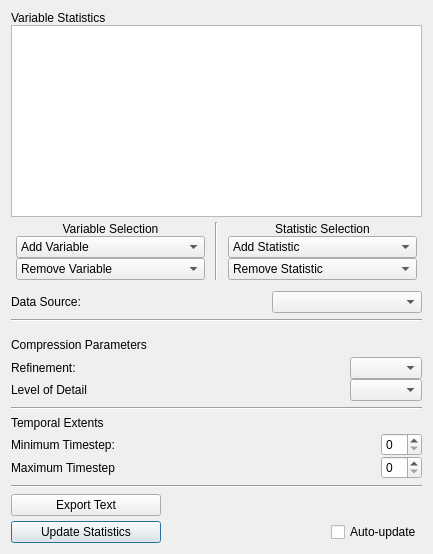
     <widget class="QWidget" name="widget_3" native="true">
      <layout class="QVBoxLayout" name="verticalLayout">
       <item>
        <layout class="QVBoxLayout" name="VariablesLayout">
         <property name="spacing">
          <number>0</number>
         </property>
         <item>
          <layout class="QHBoxLayout" name="horizontalLayout_2">
           <property name="spacing">
            <number>-1</number>
           </property>
           <item>
            <widget class="QLabel" name="label">
             <property name="sizePolicy">
              <sizepolicy hsizetype="Minimum" vsizetype="Minimum">
               <horstretch>0</horstretch>
               <verstretch>0</verstretch>
              </sizepolicy>
             </property>
             <property name="text">
              <string>Variable Statistics</string>
             </property>
            </widget>
           </item>
          </layout>
         </item>
         <item>
          <widget class="QTableWidget" name="VariablesTable">
           <property name="sizePolicy">
            <sizepolicy hsizetype="Minimum" vsizetype="Minimum">
             <horstretch>1</horstretch>
             <verstretch>1</verstretch>
            </sizepolicy>
           </property>
           <property name="minimumSize">
            <size>
             <width>411</width>
             <height>120</height>
            </size>
           </property>
           <attribute name="horizontalHeaderDefaultSectionSize">
            <number>129</number>
           </attribute>
           <attribute name="horizontalHeaderMinimumSectionSize">
            <number>21</number>
           </attribute>
           <attribute name="horizontalHeaderShowSortIndicator" stdset="0">
            <bool>false</bool>
           </attribute>
           <attribute name="horizontalHeaderStretchLastSection">
            <bool>false</bool>
           </attribute>
          </widget>
         </item>
         <item>
          <layout class="QHBoxLayout" name="horizontalLayout_9">
           <property name="leftMargin">
            <number>5</number>
           </property>
           <property name="topMargin">
            <number>5</number>
           </property>
           <property name="rightMargin">
            <number>5</number>
           </property>
           <property name="bottomMargin">
            <number>5</number>
           </property>
           <item>
            <layout class="QVBoxLayout" name="verticalLayout_8">
             <property name="rightMargin">
              <number>10</number>
             </property>
             <item>
              <widget class="QLabel" name="label_4">
               <property name="text">
                <string>Variable Selection</string>
               </property>
               <property name="alignment">
                <set>Qt::AlignCenter</set>
               </property>
              </widget>
             </item>
             <item>
              <widget class="QComboBox" name="NewVarCombo">
               <item>
                <property name="text">
                 <string>Add Variable</string>
                </property>
               </item>
              </widget>
             </item>
             <item>
              <widget class="QComboBox" name="RemoveVarCombo">
               <item>
                <property name="text">
                 <string>Remove Variable</string>
                </property>
               </item>
              </widget>
             </item>
            </layout>
           </item>
           <item>
            <widget class="Line" name="line_5">
             <property name="orientation">
              <enum>Qt::Vertical</enum>
             </property>
            </widget>
           </item>
           <item>
            <layout class="QVBoxLayout" name="verticalLayout_9">
             <property name="leftMargin">
              <number>10</number>
             </property>
             <item>
              <widget class="QLabel" name="label_3">
               <property name="text">
                <string>Statistic Selection</string>
               </property>
               <property name="alignment">
                <set>Qt::AlignCenter</set>
               </property>
              </widget>
             </item>
             <item>
              <widget class="QComboBox" name="addStatCombo">
               <item>
                <property name="text">
                 <string>Add Statistic</string>
                </property>
               </item>
               <item>
                <property name="text">
                 <string>Min</string>
                </property>
               </item>
               <item>
                <property name="text">
                 <string>Max</string>
                </property>
               </item>
               <item>
                <property name="text">
                 <string>Mean</string>
                </property>
               </item>
               <item>
                <property name="text">
                 <string>Median</string>
                </property>
               </item>
               <item>
                <property name="text">
                 <string>StdDev</string>
                </property>
               </item>
              </widget>
             </item>
             <item>
              <widget class="QComboBox" name="removeStatCombo">
               <item>
                <property name="text">
                 <string>Remove Statistic</string>
                </property>
               </item>
               <item>
                <property name="text">
                 <string>Min</string>
                </property>
               </item>
               <item>
                <property name="text">
                 <string>Max</string>
                </property>
               </item>
               <item>
                <property name="text">
                 <string>Mean</string>
                </property>
               </item>
               <item>
                <property name="text">
                 <string>Median</string>
                </property>
               </item>
               <item>
                <property name="text">
                 <string>StdDev</string>
                </property>
               </item>
              </widget>
             </item>
            </layout>
           </item>
          </layout>
         </item>
        </layout>
       </item>
       <item>
        <layout class="QHBoxLayout" name="horizontalLayout">
         <property name="spacing">
          <number>0</number>
         </property>
         <property name="bottomMargin">
          <number>0</number>
         </property>
         <item>
          <widget class="QLabel" name="label_5">
           <property name="text">
            <string>Data Source:</string>
           </property>
          </widget>
         </item>
         <item>
          <spacer name="horizontalSpacer_8">
           <property name="orientation">
            <enum>Qt::Horizontal</enum>
           </property>
           <property name="sizeHint" stdset="0">
            <size>
             <width>40</width>
             <height>20</height>
            </size>
           </property>
          </spacer>
         </item>
         <item>
          <widget class="QComboBox" name="dataMgrCombo">
           <property name="minimumSize">
            <size>
             <width>150</width>
             <height>0</height>
            </size>
           </property>
          </widget>
         </item>
        </layout>
       </item>
       <item>
        <widget class="Line" name="line_4">
         <property name="orientation">
          <enum>Qt::Horizontal</enum>
         </property>
        </widget>
       </item>
       <item>
        <layout class="QVBoxLayout" name="CompressionLayout">
         <property name="spacing">
          <number>0</number>
         </property>
         <property name="topMargin">
          <number>10</number>
         </property>
         <item>
          <layout class="QHBoxLayout" name="CompressionLabelLayout">
           <property name="spacing">
            <number>0</number>
           </property>
           <property name="bottomMargin">
            <number>5</number>
           </property>
           <item>
            <widget class="QLabel" name="CompressionLabel">
             <property name="text">
              <string>Compression Parameters</string>
             </property>
             <property name="alignment">
              <set>Qt::AlignLeading|Qt::AlignLeft|Qt::AlignVCenter</set>
             </property>
            </widget>
           </item>
          </layout>
         </item>
         <item>
          <layout class="QHBoxLayout" name="RefLayout">
           <property name="spacing">
            <number>0</number>
           </property>
           <item>
            <widget class="QLabel" name="RefLabel">
             <property name="text">
              <string>Refinement:</string>
             </property>
            </widget>
           </item>
           <item>
            <spacer name="horizontalSpacer">
             <property name="orientation">
              <enum>Qt::Horizontal</enum>
             </property>
             <property name="sizeHint" stdset="0">
              <size>
               <width>40</width>
               <height>20</height>
              </size>
             </property>
            </spacer>
           </item>
           <item>
            <widget class="QComboBox" name="RefCombo">
             <property name="frame">
              <bool>true</bool>
             </property>
            </widget>
           </item>
          </layout>
         </item>
         <item>
          <layout class="QHBoxLayout" name="CRatioLayout">
           <property name="spacing">
            <number>0</number>
           </property>
           <item>
            <widget class="QLabel" name="CRatioLabel">
             <property name="text">
              <string>Level of Detail</string>
             </property>
            </widget>
           </item>
           <item>
            <spacer name="horizontalSpacer_3">
             <property name="orientation">
              <enum>Qt::Horizontal</enum>
             </property>
             <property name="sizeHint" stdset="0">
              <size>
               <width>40</width>
               <height>20</height>
              </size>
             </property>
            </spacer>
           </item>
           <item>
            <widget class="QComboBox" name="CRatioCombo"/>
           </item>
          </layout>
         </item>
        </layout>
       </item>
       <item>
        <widget class="Line" name="line_2">
         <property name="orientation">
          <enum>Qt::Horizontal</enum>
         </property>
        </widget>
       </item>
       <item>
        <layout class="QVBoxLayout" name="TimeLayout" stretch="0,0,0">
         <property name="spacing">
          <number>0</number>
         </property>
         <item>
          <layout class="QHBoxLayout" name="TemporalExtentsLayout">
           <property name="spacing">
            <number>0</number>
           </property>
           <property name="bottomMargin">
            <number>3</number>
           </property>
           <item>
            <widget class="QLabel" name="TemporalExtentsLabel">
             <property name="text">
              <string>Temporal Extents</string>
             </property>
            </widget>
           </item>
          </layout>
         </item>
         <item>
          <layout class="QHBoxLayout" name="MinTimeLayout">
           <property name="spacing">
            <number>0</number>
           </property>
           <item>
            <widget class="QLabel" name="MinTimestepLabel">
             <property name="text">
              <string>Minimum Timestep:</string>
             </property>
            </widget>
           </item>
           <item>
            <spacer name="horizontalSpacer_4">
             <property name="orientation">
              <enum>Qt::Horizontal</enum>
             </property>
             <property name="sizeType">
              <enum>QSizePolicy::MinimumExpanding</enum>
             </property>
             <property name="sizeHint" stdset="0">
              <size>
               <width>40</width>
               <height>20</height>
              </size>
             </property>
            </spacer>
           </item>
           <item>
            <widget class="QSpinBox" name="MinTimestepSpinbox"/>
           </item>
          </layout>
         </item>
         <item>
          <layout class="QHBoxLayout" name="MaxTimeLayout">
           <property name="spacing">
            <number>0</number>
           </property>
           <item>
            <widget class="QLabel" name="MaxTimestepLabel">
             <property name="text">
              <string>Maximum Timestep</string>
             </property>
            </widget>
           </item>
           <item>
            <spacer name="horizontalSpacer_5">
             <property name="orientation">
              <enum>Qt::Horizontal</enum>
             </property>
             <property name="sizeType">
              <enum>QSizePolicy::MinimumExpanding</enum>
             </property>
             <property name="sizeHint" stdset="0">
              <size>
               <width>40</width>
               <height>20</height>
              </size>
             </property>
            </spacer>
           </item>
           <item>
            <widget class="QSpinBox" name="MaxTimestepSpinbox"/>
           </item>
          </layout>
         </item>
        </layout>
       </item>
       <item>
        <widget class="Line" name="line_3">
         <property name="orientation">
          <enum>Qt::Horizontal</enum>
         </property>
        </widget>
       </item>
       <item>
        <layout class="QVBoxLayout" name="verticalLayout_7">
         <property name="spacing">
          <number>5</number>
         </property>
         <item>
          <layout class="QHBoxLayout" name="horizontalLayout_6">
           <item>
            <widget class="QPushButton" name="ExportButton">
             <property name="enabled">
              <bool>true</bool>
             </property>
             <property name="minimumSize">
              <size>
               <width>150</width>
               <height>0</height>
              </size>
             </property>
             <property name="text">
              <string>Export Text</string>
             </property>
             <property name="autoDefault">
              <bool>false</bool>
             </property>
             <property name="default">
              <bool>false</bool>
             </property>
             <property name="flat">
              <bool>false</bool>
             </property>
            </widget>
           </item>
           <item>
            <spacer name="horizontalSpacer_7">
             <property name="orientation">
              <enum>Qt::Horizontal</enum>
             </property>
             <property name="sizeHint" stdset="0">
              <size>
               <width>40</width>
               <height>20</height>
              </size>
             </property>
            </spacer>
           </item>
          </layout>
         </item>
         <item>
          <layout class="QHBoxLayout" name="horizontalLayout_4">
           <property name="spacing">
            <number>0</number>
           </property>
           <item>
            <widget class="QPushButton" name="UpdateButton">
             <property name="minimumSize">
              <size>
               <width>150</width>
               <height>0</height>
              </size>
             </property>
             <property name="text">
              <string>Update Statistics</string>
             </property>
             <property name="default">
              <bool>true</bool>
             </property>
            </widget>
           </item>
           <item>
            <spacer name="horizontalSpacer_6">
             <property name="orientation">
              <enum>Qt::Horizontal</enum>
             </property>
             <property name="sizeHint" stdset="0">
              <size>
               <width>40</width>
               <height>20</height>
              </size>
             </property>
            </spacer>
           </item>
           <item>
            <widget class="QCheckBox" name="UpdateCheckbox">
             <property name="text">
              <string>Auto-update</string>
             </property>
            </widget>
           </item>
          </layout>
         </item>
        </layout>
       </item>
      </layout>
     </widget>
